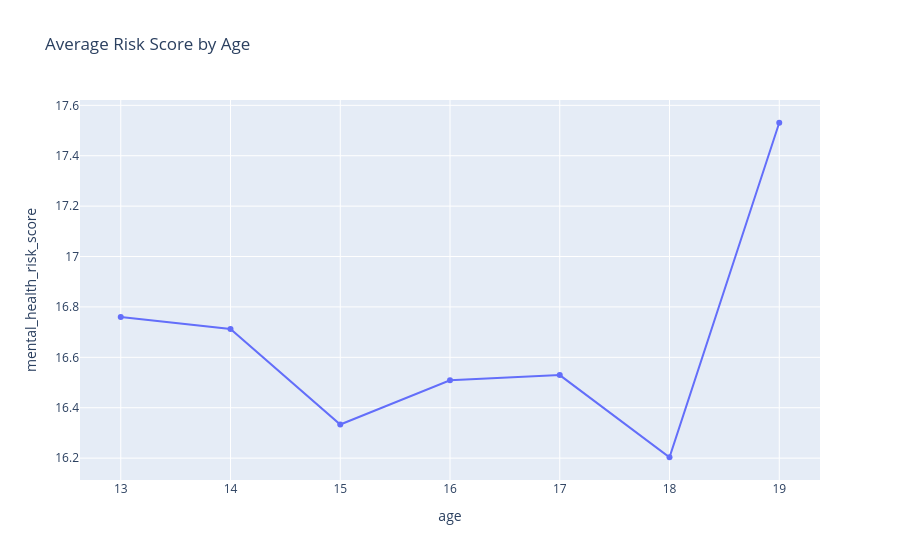

The notebook cell saved with this chart:
### Code cell
trend = df.groupby("age")["mental_health_risk_score"].mean().reset_index()

fig = px.line(
    trend,
    x="age",
    y="mental_health_risk_score",
    markers=True,
    title="Average Risk Score by Age"
)
fig.show()

### Figure 1 — Plotly figure (JSON) as saved in the notebook; plotly's stock layout.template omitted (floating-point values rounded to 4 significant figures)
{"data": [{"hovertemplate": "age=%{x}<br>mental_health_risk_score=%{y}<extra></extra>", "legendgroup": "", "line": {"color": "#636efa", "dash": "solid"}, "marker": {"symbol": "circle"}, "mode": "lines+markers", "name": "", "orientation": "v", "showlegend": false, "type": "scatter", "x": [13, 14, 15, 16, 17, 18, 19], "xaxis": "x", "y": [16.76, 16.71, 16.33, 16.51, 16.53, 16.2, 17.53], "yaxis": "y"}], "layout": {"legend": {"tracegroupgap": 0}, "title": {"text": "Average Risk Score by Age"}, "xaxis": {"anchor": "y", "domain": [0, 1], "title": {"text": "age"}}, "yaxis": {"anchor": "x", "domain": [0, 1], "title": {"text": "mental_health_risk_score"}}}}
